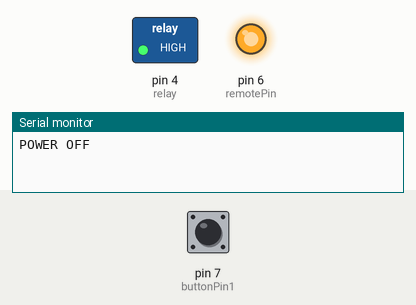
Recording of a sketch running on a simulated Arduino Uno, built with avr-gcc and run on an emulated ATmega328P. On the bench: switched loads named in the sketch (green lamp = pin HIGH), output pins drawn as LEDs (lit = HIGH), the last lines printed to the serial monitor. Inputs (shaded band) come from the test bench; at power-on: pin 7 (buttonPin1) HIGH. WiFi joins after 1.5 s; servers stay silent unless stated.

Above: at 1.2 s.
1.3 s: pin 7 (buttonPin1) pulled LOW for 1 s
At 3.2 s:
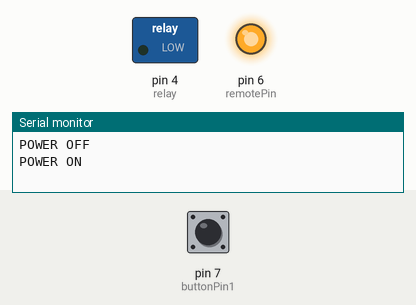
3.8 s: pin 7 (buttonPin1) pulled LOW for 0.15 s
At 3.87 s:
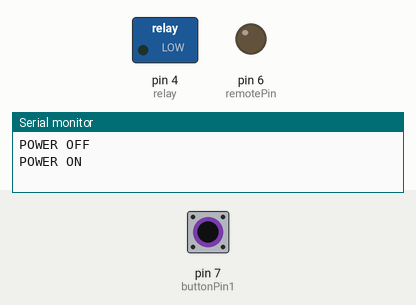
5.4 s: pin 7 (buttonPin1) pulled LOW for 3.2 s
At 6.7 s:
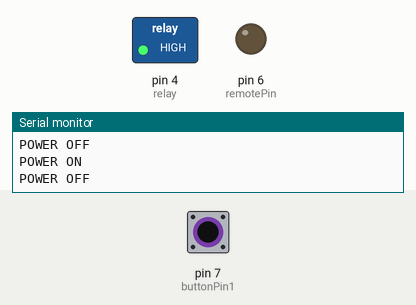
Timing chart, 0 to 10.1 s (numbered marks = the images above; inputs shaded):
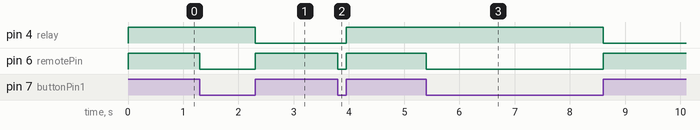

Measured:
- after the input at 1.3 s, pin 4 (relay): HIGH → LOW after 1.0 s; pin 6 (remotePin): HIGH → LOW at once, → HIGH 1.0 s later
- after the input at 3.8 s, pin 4 (relay): LOW → HIGH after 0.15 s; pin 6 (remotePin): HIGH → LOW at once, → HIGH 0.15 s later
- after the input at 5.4 s, pin 4 (relay): HIGH → LOW after 3.2 s; pin 6 (remotePin): HIGH → LOW at once, → HIGH 3.2 s later

The sketch:

udp_button.ino
```cpp
#include <Ethernet2.h>
#include <EthernetUdp2.h>
const int buttonPin1 = 7;    // the number of the pushbutton pin

int buttonState1;             // the current reading from the input pin
int lastButtonState1 = LOW;   // the previous reading from the input pin


// the following variables are unsigned longs because the time, measured in
// milliseconds, will quickly become a bigger number than can be stored in an int.
unsigned long lastDebounceTime1 = 0;  // the last time the output pin was toggled
String  ReplyBuffer = "";
unsigned long debounceDelay = 0;    // the debounce time; increase if the output flickers

char incomingData[45];
char *saveptr;
String  ReplyBuffer1 = "";

byte mac[] = { 0x2C, 0xF7, 0xF1, 0x08, 0x31, 0x4E }; //physical mac address

IPAddress localip(192, 168, 1, 111);                      // IP Address (RECIEVER)
IPAddress remoteip(192, 168, 1, 100);               // Remote IP (SERVER)

const unsigned int remotPort = 5001;                // Remote Port
const unsigned int localPort = 8545;                // Local Port
EthernetUDP Udp;


//


const int BUTTON_PIN = 7; // the number of the pushbutton pin
const int relay = 4;

// Variables will change:
int lastState = LOW;
int currentState = LOW;
int x = 0;
int y = 0;
int reading1 = 0;
int remotePin = 6;
int val = 0;

void setup() {
  Serial.begin(9600);
  pinMode(BUTTON_PIN, INPUT_PULLUP);    // the pull-up input pin will be HIGH when the switch is open and LOW when the switch is closed.

  pinMode(relay, OUTPUT);
  pinMode(remotePin, OUTPUT);

  Ethernet.begin(mac, localip);
  Udp.begin(localPort);

}

void loop()
{
  buttonone();
  val = digitalRead(BUTTON_PIN);
  digitalWrite(remotePin, val);
}

void buttonone()
{
  reading1 = digitalRead(buttonPin1);
  if (reading1 != lastButtonState1)
  {
    lastDebounceTime1 = millis();
  }

  if ((millis() - lastDebounceTime1) > debounceDelay)
  {
    if (reading1 != buttonState1)
    {
      buttonState1 = reading1;
      if (buttonState1 == HIGH)
      {
        tete();
        y = 1;
      }
    }
  }
  lastButtonState1 = reading1;
  y = 0;
}

void tete() {
  // read the state of the switch/button:
  currentState = digitalRead(BUTTON_PIN);

  // save the the last state
  lastState = currentState;

  x++;

  if (x % 2 == 0) {
    digitalWrite(relay, LOW);
    Serial.println("POWER ON");
    Udp.beginPacket(remoteip, remotPort);
    ReplyBuffer1 = "Power ON";
    Udp.print(1);
    Udp.endPacket();
    ReplyBuffer1 = "";
    Udp.flush();

  } else {
    digitalWrite(relay, HIGH);
    Serial.println("POWER OFF");
    Udp.beginPacket(remoteip, remotPort);
    ReplyBuffer1 = "Power OFF";
    Udp.print(2);
    Udp.endPacket();
    ReplyBuffer1 = "";
    Udp.flush();
  }

}
```
